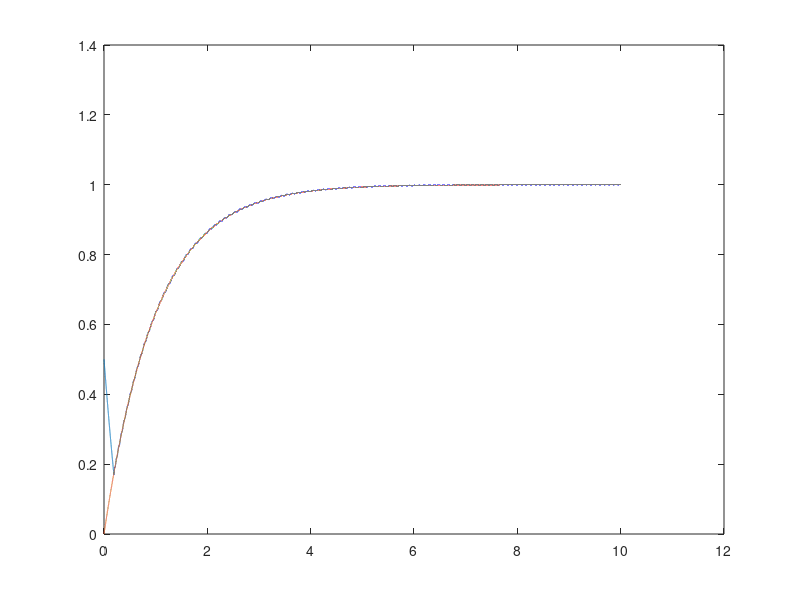
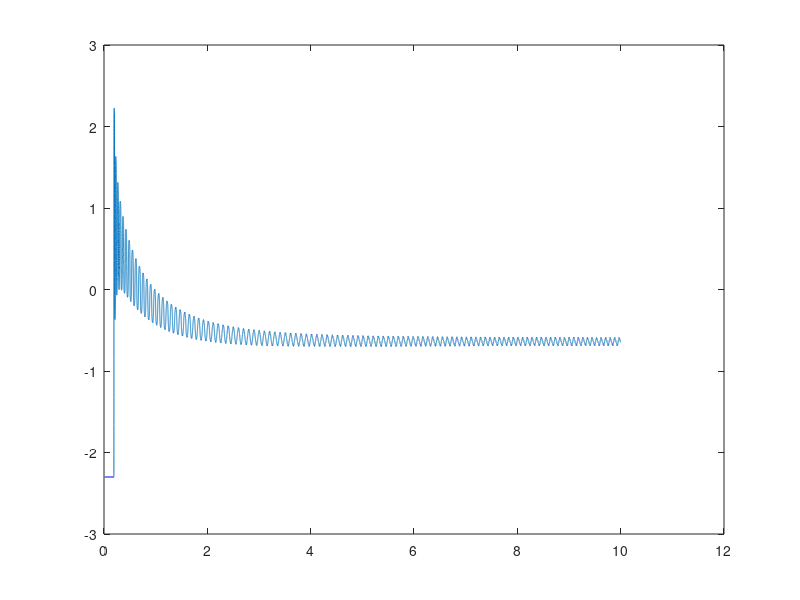
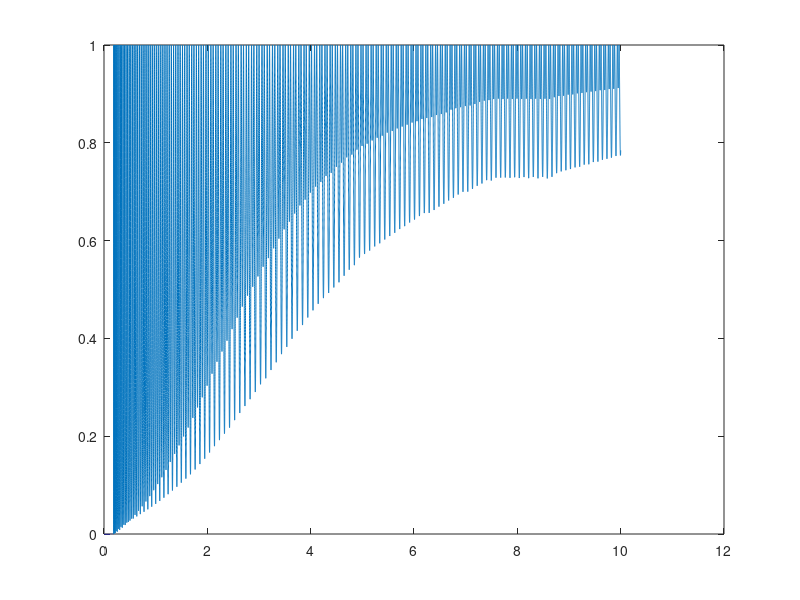
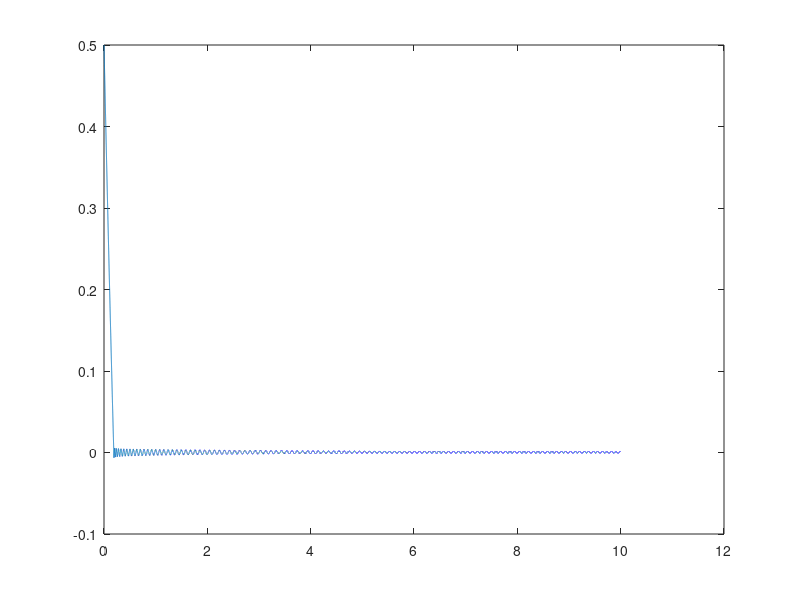

Recreate these plots in MATLAB, in order.
% Federal University of Rio Grande do Norte
% Title: Dual Mode Adaptive Robust Controller (DMARC)
% Author: Danilo Pena
% Description: DMARC with a first order plant

clear
close all
clc

h = 0.0001; 
t = 0:h:10; 
n = max(size(t)); 

%% Initialization

t_o = zeros(1,n-1);
dym_o = zeros(1,n-1);
ym_o =  zeros(1,n-1);
dy_o = zeros(1,n-1);
y_o = zeros(1,n-1);
eo_o = zeros(1,n-1);
dtheta1_o = zeros(1,n-1);
theta1_o = zeros(1,n-1);
dtheta2_o = zeros(1,n-1);
theta2_o = zeros(1,n-1);
u_o = zeros(1,n-1);

% Variables
input_step = ones(1,n);
u = 0;
ym = 0;
y = 0.5;
eo = 0;
am = 1;
km = 1;
ap = -1;
kp = 1;
theta1 = 0;
theta2 = 0;
theta1_estimated = 2.3;
theta2_estimated = 1.3;
sigma = 1;
L = 0.000005;
mi = 0;

%% Loops

for  k=1:n

    r = input_step(k);

    % Reference model
    dym = - am*ym + km*r;
    dym_o(k) = dym;

    ym = dym*h + ym;
    ym_o(k) = ym;

    % Plant
    dy = - ap*y + kp*u;
    dy_o(k) = dy;

    y = dy*h + y;
    y_o(k) = y;

    % Control Law
    u = theta1*y + theta2*r;
    u_o(k) = u;

    % Error
    eo = y - ym;
    eo_o(k) = eo;  

    % Controller parameters
    mi = exp(-((eo*eo)/L));
    mi_o(k) = mi;
    %mi=0;
    
        if mi>0 % Dual Mode
            dtheta1 = (-sigma*theta1 - sigma*theta1_estimated*sign(eo*y))/mi;
            dtheta2 = (-sigma*theta2 - sigma*theta2_estimated*sign(eo*r))/mi;

            theta1 = dtheta1*h + theta1;
            theta2 = dtheta2*h + theta2;
        else  % VS-MRAC
            theta1 = - theta1_estimated*sign(eo*y);
            theta2 = - theta2_estimated*sign(eo*r);
        end 

    theta1_o(k) = theta1;
    theta2_o(k) = theta2;

    t_o(k) = k*h;
end

%% Plots

figure (1)
plot(t_o,y_o,t_o,ym_o)

figure (2)
plot(t_o,theta1_o)

%figure (3)
%plot(t_o,teta2_o)

%figure (4)
%plot(t_o,u_o)

%figure (5)
%plot(t_o,eo_o)

figure (3)
plot(t_o,mi_o)

figure (4)
plot(t_o,eo_o)